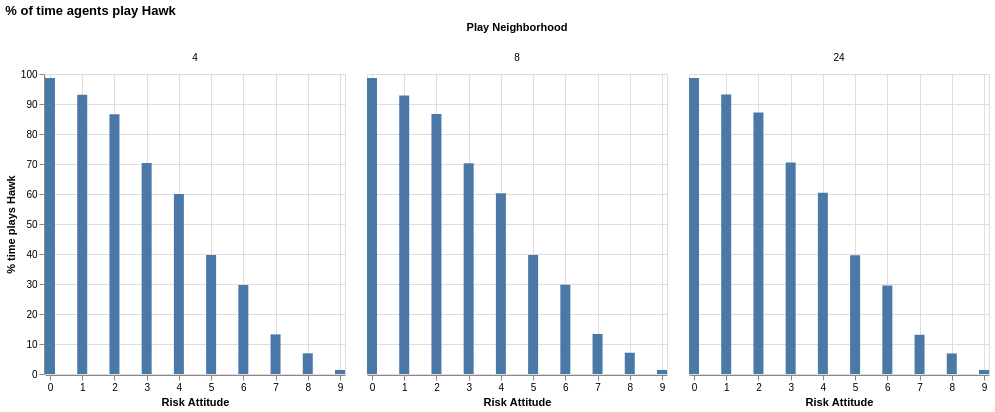

The cell this chart's notebook holds for it:
### Markdown cell above
#### Play neighborhood

### Code cell
hawk_by_playnhood_riskattitude = (
    agent_df_params.group_by("play_neighborhood", "risk_attitude")
         .agg(n_plays=pl.col("played_hawk").count(), n_plays_hawk=pl.col("played_hawk").sum())
    .with_columns(
        pct_plays_hawk=pl.col("n_plays_hawk").truediv(pl.col("n_plays")).mul(100)
    )
)

alt.Chart(hawk_by_playnhood_riskattitude).mark_bar(width=10).encode(
    x=alt.X("risk_attitude", title="Risk Attitude").scale(domain=[0, 9]),                                                          
    y=alt.Y("pct_plays_hawk", title="% time plays Hawk")
).facet(column=alt.Column("play_neighborhood", title="Play Neighborhood")).properties(title="% of time agents play Hawk")

### Figure 1 — Vega-Lite specification as saved in the notebook (floating-point values rounded to 4 significant figures)
{"config": {"view": {"continuousWidth": 300, "continuousHeight": 300}}, "data": {"name": "data-ca72c3fa04ba57e0e401bee3a53b3bce"}, "facet": {"column": {"field": "play_neighborhood", "title": "Play Neighborhood", "type": "quantitative"}}, "spec": {"mark": {"type": "bar", "width": 10}, "encoding": {"x": {"field": "risk_attitude", "scale": {"domain": [0, 9]}, "title": "Risk Attitude", "type": "quantitative"}, "y": {"field": "pct_plays_hawk", "title": "% time plays Hawk", "type": "quantitative"}}}, "title": "% of time agents play Hawk", "$schema": "https://vega.github.io/schema/vega-lite/v6.4.1.json", "datasets": {"data-ca72c3fa04ba57e0e401bee3a53b3bce": [{"play_neighborhood": 24, "risk_attitude": 6, "n_plays": 5059237, "n_plays_hawk": 1490706, "pct_plays_hawk": 29.47}, {"play_neighborhood": 4, "risk_attitude": 6, "n_plays": 5039686, "n_plays_hawk": 1493596, "pct_plays_hawk": 29.64}, {"play_neighborhood": 4, "risk_attitude": 2, "n_plays": 4351755, "n_plays_hawk": 3768246, "pct_plays_hawk": 86.59}, {"play_neighborhood": 8, "risk_attitude": 0, "n_plays": 4476795, "n_plays_hawk": 4416666, "pct_plays_hawk": 98.66}, {"play_neighborhood": 4, "risk_attitude": 8, "n_plays": 4181387, "n_plays_hawk": 288577, "pct_plays_hawk": 6.901}, {"play_neighborhood": 24, "risk_attitude": 0, "n_plays": 4379036, "n_plays_hawk": 4319519, "pct_plays_hawk": 98.64}, {"play_neighborhood": 4, "risk_attitude": 1, "n_plays": 4241863, "n_plays_hawk": 3947344, "pct_plays_hawk": 93.06}, {"play_neighborhood": 24, "risk_attitude": 1, "n_plays": 4225328, "n_plays_hawk": 3936649, "pct_plays_hawk": 93.17}, {"play_neighborhood": 8, "risk_attitude": 4, "n_plays": 5900951, "n_plays_hawk": 3557231, "pct_plays_hawk": 60.28}, {"play_neighborhood": 24, "risk_attitude": 7, "n_plays": 4360044, "n_plays_hawk": 570214, "pct_plays_hawk": 13.08}, {"play_neighborhood": 4, "risk_attitude": 9, "n_plays": 4350217, "n_plays_hawk": 59285, "pct_plays_hawk": 1.363}, {"play_neighborhood": 8, "risk_attitude": 2, "n_plays": 4401750, "n_plays_hawk": 3814736, "pct_plays_hawk": 86.66}, {"play_neighborhood": 4, "risk_attitude": 5, "n_plays": 5828268, "n_plays_hawk": 2312605, "pct_plays_hawk": 39.68}, {"play_neighborhood": 24, "risk_attitude": 4, "n_plays": 5856742, "n_plays_hawk": 3540142, "pct_plays_hawk": 60.45}, {"play_neighborhood": 8, "risk_attitude": 6, "n_plays": 5110633, "n_plays_hawk": 1521970, "pct_plays_hawk": 29.78}, {"play_neighborhood": 24, "risk_attitude": 5, "n_plays": 5873785, "n_plays_hawk": 2327020, "pct_plays_hawk": 39.62}, {"play_neighborhood": 4, "risk_attitude": 3, "n_plays": 5047785, "n_plays_hawk": 3550230, "pct_plays_hawk": 70.33}, {"play_neighborhood": 8, "risk_attitude": 1, "n_plays": 4258850, "n_plays_hawk": 3954234, "pct_plays_hawk": 92.85}, {"play_neighborhood": 4, "risk_attitude": 0, "n_plays": 4424980, "n_plays_hawk": 4365305, "pct_plays_hawk": 98.65}, {"play_neighborhood": 24, "risk_attitude": 3, "n_plays": 5073594, "n_plays_hawk": 3577114, "pct_plays_hawk": 70.5}, {"play_neighborhood": 4, "risk_attitude": 7, "n_plays": 4321552, "n_plays_hawk": 570772, "pct_plays_hawk": 13.21}, {"play_neighborhood": 24, "risk_attitude": 9, "n_plays": 4390614, "n_plays_hawk": 59475, "pct_plays_hawk": 1.355}, {"play_neighborhood": 24, "risk_attitude": 8, "n_plays": 4261676, "n_plays_hawk": 292262, "pct_plays_hawk": 6.858}, {"play_neighborhood": 8, "risk_attitude": 8, "n_plays": 4249338, "n_plays_hawk": 301434, "pct_plays_hawk": 7.094}, {"play_neighborhood": 8, "risk_attitude": 9, "n_plays": 4405914, "n_plays_hawk": 59399, "pct_plays_hawk": 1.348}, {"play_neighborhood": 8, "risk_attitude": 3, "n_plays": 5077452, "n_plays_hawk": 3566420, "pct_plays_hawk": 70.24}, {"play_neighborhood": 8, "risk_attitude": 5, "n_plays": 5903244, "n_plays_hawk": 2340061, "pct_plays_hawk": 39.64}, {"play_neighborhood": 24, "risk_attitude": 2, "n_plays": 4345294, "n_plays_hawk": 3788122, "pct_plays_hawk": 87.18}, {"play_neighborhood": 8, "risk_attitude": 7, "n_plays": 4376423, "n_plays_hawk": 584108, "pct_plays_hawk": 13.35}, {"play_neighborhood": 4, "risk_attitude": 4, "n_plays": 5809557, "n_plays_hawk": 3486526, "pct_plays_hawk": 60.01}]}}
